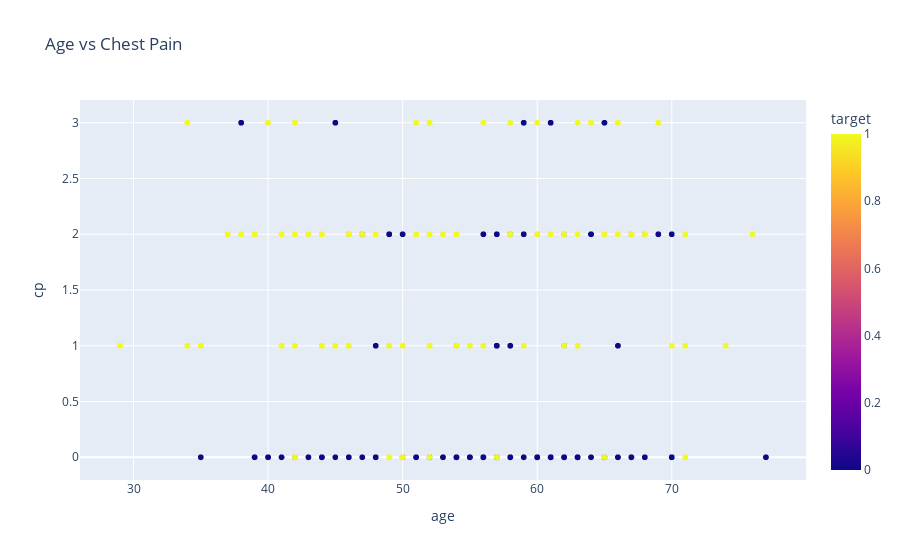

The notebook cell this image was saved under:
### Code cell
px.scatter(raw_df,
           x = 'age',
           y = 'cp',
           color = 'target',
           title = 'Age vs Chest Pain')

### Figure 1 — Plotly figure (JSON) as saved in the notebook; plotly's stock layout.template omitted (floating-point values rounded to 4 significant figures; data arrays with more than 128 entries replaced by an {"elided": "..."} marker saying what was removed)
{"data": [{"hovertemplate": "age=%{x}<br>cp=%{y}<br>target=%{marker.color}<extra></extra>", "legendgroup": "", "marker": {"color": {"elided": "1018 int values"}, "coloraxis": "coloraxis", "symbol": "circle"}, "mode": "markers", "name": "", "showlegend": false, "type": "scattergl", "x": {"elided": "1018 int values"}, "xaxis": "x", "y": {"elided": "1018 int values"}, "yaxis": "y"}], "layout": {"coloraxis": {"colorbar": {"title": {"text": "target"}}, "colorscale": [[0, "#0d0887"], [0.1111, "#46039f"], [0.2222, "#7201a8"], [0.3333, "#9c179e"], [0.4444, "#bd3786"], [0.5556, "#d8576b"], [0.6667, "#ed7953"], [0.7778, "#fb9f3a"], [0.8889, "#fdca26"], [1, "#f0f921"]]}, "legend": {"tracegroupgap": 0}, "title": {"text": "Age vs Chest Pain"}, "xaxis": {"anchor": "y", "domain": [0, 1], "title": {"text": "age"}}, "yaxis": {"anchor": "x", "domain": [0, 1], "title": {"text": "cp"}}}}
